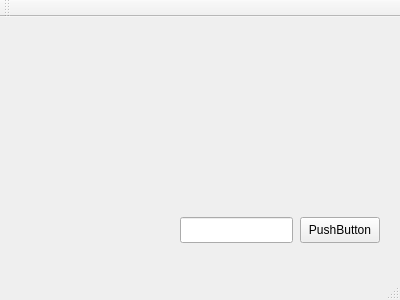
<?xml version="1.0" encoding="UTF-8"?>
<ui version="4.0">
 <class>MainWindow</class>
 <widget class="QMainWindow" name="MainWindow">
  <property name="geometry">
   <rect>
    <x>0</x>
    <y>0</y>
    <width>400</width>
    <height>300</height>
   </rect>
  </property>
  <property name="windowTitle">
   <string>MainWindow</string>
  </property>
  <widget class="QWidget" name="centralWidget">
   <widget class="QPushButton" name="pushButton">
    <property name="geometry">
     <rect>
      <x>300</x>
      <y>200</y>
      <width>80</width>
      <height>26</height>
     </rect>
    </property>
    <property name="text">
     <string>PushButton</string>
    </property>
   </widget>
   <widget class="QLineEdit" name="lineEdit">
    <property name="geometry">
     <rect>
      <x>180</x>
      <y>200</y>
      <width>113</width>
      <height>26</height>
     </rect>
    </property>
   </widget>
  </widget>
  <widget class="QMenuBar" name="menuBar">
   <property name="geometry">
    <rect>
     <x>0</x>
     <y>0</y>
     <width>400</width>
     <height>23</height>
    </rect>
   </property>
  </widget>
  <widget class="QToolBar" name="mainToolBar">
   <attribute name="toolBarArea">
    <enum>TopToolBarArea</enum>
   </attribute>
   <attribute name="toolBarBreak">
    <bool>false</bool>
   </attribute>
  </widget>
  <widget class="QStatusBar" name="statusBar"/>
 </widget>
 <layoutdefault spacing="6" margin="11"/>
 <resources/>
 <connections/>
</ui>
